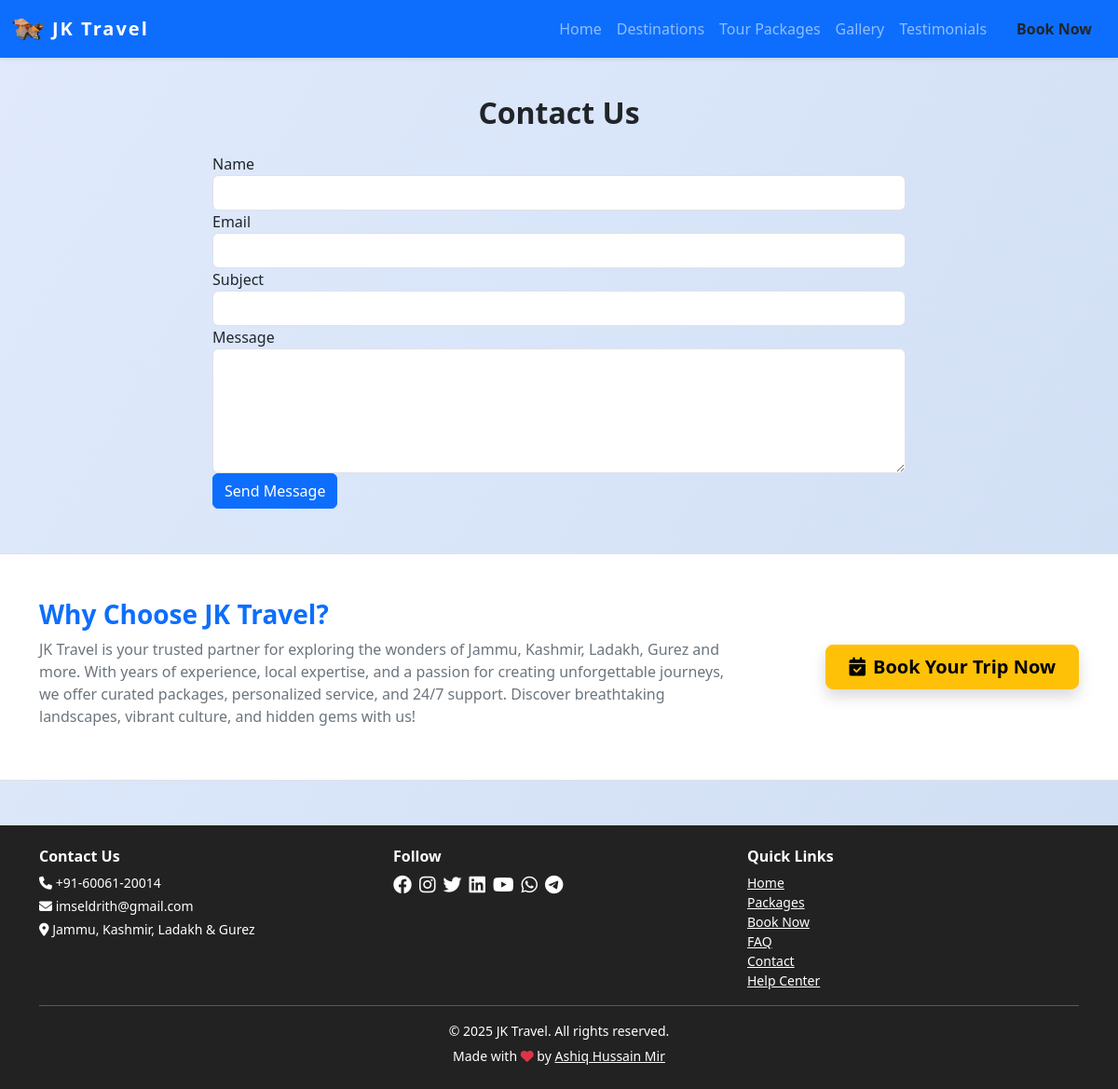
The app's page /contact with its own data.
### models.py (models this page shows, shortened)
class SiteSettings(db.Model):
    id = db.Column(db.Integer, primary_key=True)
    site_name = db.Column(db.String(120), default='JKLG Travel')
    site_title = db.Column(db.String(200), default='JKLG Travel - Explore Jammu, Kashmir, Ladakh & Gurez')
    logo = db.Column(db.String(200))
    phone = db.Column(db.String(30), default='+91-12345-67890')
    email = db.Column(db.String(120), default='info@jklgtravel.com')
    address = db.Column(db.String(200), default='Jammu, Kashmir, Ladakh & Gurez')
    facebook = db.Column(db.String(120))  # Username only
    instagram = db.Column(db.String(120))  # Username only
    twitter = db.Column(db.String(120))  # Username only
    linkedin = db.Column(db.String(120))  # Username only
    youtube = db.Column(db.String(120))  # Channel/user ID only
    whatsapp = db.Column(db.String(30))  # Number only
    telegram = db.Column(db.String(120))  # Username only
    meta_description = db.Column(db.String(300))
    about = db.Column(db.Text)
    google_analytics_id = db.Column(db.String(32))
    show_facebook = db.Column(db.Boolean, default=True)
    show_instagram = db.Column(db.Boolean, default=True)
    show_twitter = db.Column(db.Boolean, default=True)
    show_linkedin = db.Column(db.Boolean, default=True)
    show_youtube = db.Column(db.Boolean, default=True)
    show_whatsapp = db.Column(db.Boolean, default=True)
    show_telegram = db.Column(db.Boolean, default=True)
    hero_title = db.Column(db.String(200), default='Discover Jammu, Kashmir, Ladakh & Gurez')
    hero_subtitle = db.Column(db.String(300), default='Unforgettable journeys, breathtaking landscapes, and curated experiences await you.')
    hero_bg_image = db.Column(db.String(200), default='hero_default.jpg')  # New field for background image
    hero_slides = db.Column(db.Text)  # JSON: [{"title":..., "subtitle":..., "image":..., "animation_title":..., "animation_subtitle":...}, ...]
    hero_slide_interval = db.Column(db.Integer, default=5)  # Interval in seconds for hero carousel

### views.py (the view, shortened to what this page needs)
@main.route('/contact', methods=['GET', 'POST'])
def contact():
    from models import SupportTicket
    return render_template('contact.html')

### app.py (called while the page is built)
@app.context_processor
def inject_now():
    return {'now': datetime.now()}

### views.py (called while the page is built)
@main.context_processor
def inject_site_settings():
    settings = SiteSettings.query.first()
    return dict(site_settings=settings)

### templates/contact.html (shortened to what this page needs)
{% extends 'base.html' %}
{% block content %}
<h2 class="section-title text-center">Contact Us</h2>
<form method="post" class="col-md-8 offset-md-2 mt-4 mb-5">
  <div class="form-group">
    <label for="name">Name</label>
    <input type="text" class="form-control" id="name" name="name" required>
  </div>
  <div class="form-group">
    <label for="email">Email</label>
    <input type="email" class="form-control" id="email" name="email" required>
  </div>
  <div class="form-group">
    <label for="subject">Subject</label>
    <input type="text" class="form-control" id="subject" name="subject" required>
  </div>
  <div class="form-group">
    <label for="message">Message</label>
    <textarea class="form-control" id="message" name="message" rows="5" required></textarea>
  </div>
  <button type="submit" class="btn btn-primary">Send Message</button>
</form>
{% endblock %}

### templates/base.html (shortened to what this page needs)
<!DOCTYPE html>
<html lang="en">
<head>
    <link rel="stylesheet" href="https://cdn.jsdelivr.net/npm/bootstrap@5.3.0/dist/css/bootstrap.min.css">
    <link rel="stylesheet" href="https://cdnjs.cloudflare.com/ajax/libs/font-awesome/6.4.0/css/all.min.css">
</head>
<body>
    <nav class="navbar navbar-expand-lg navbar-dark bg-primary shadow-sm">
        <div class="container-fluid">
            <a class="navbar-brand d-flex align-items-center gap-2" href="/">
                {% if site_settings and site_settings.logo %}
                    <img src="{{ url_for('static', filename='uploads/' ~ site_settings.logo) }}" alt="Logo" style="height:36px; width:auto; border-radius:6px;">
                {% else %}
                    <i class="fa fa-mountain-sun fa-lg"></i>
                {% endif %}
                {{ site_settings.site_name if site_settings and site_settings.site_name else 'JKLG Travel' }}
            </a>
            <div class="collapse navbar-collapse" id="navbarNav">
                <ul class="navbar-nav ms-auto">
                    <li class="nav-item"><a class="nav-link" href="/">Home</a></li>
                    <li class="nav-item"><a class="nav-link" href="/places">Destinations</a></li>
                    <li class="nav-item"><a class="nav-link" href="/packages">Tour Packages</a></li>
                    <li class="nav-item"><a class="nav-link" href="/gallery">Gallery</a></li>
                    <li class="nav-item"><a class="nav-link" href="/testimonials">Testimonials</a></li>
                    <li class="nav-item"><a class="nav-link btn btn-warning text-dark ms-2 px-3 fw-bold" href="/book">Book Now</a></li>
                </ul>
            </div>
        </div>
    </nav>
    <div class="container mt-4">
        {% block content %}{% endblock %}
    </div>
    <section class="about-website-section py-4 py-md-5 bg-white border-top border-bottom">
        <div class="container">
            <div class="row align-items-center justify-content-center text-center text-md-start">
                <div class="col-12 col-md-8 mb-3 mb-md-0">
                    <h3 class="fw-bold text-primary mb-2">Why Choose {{ site_settings.site_name }}?</h3>
                    <p class="mb-2 text-secondary">{{ site_settings.site_name }} is your trusted partner for exploring the wonders of Jammu, Kashmir, Ladakh, Gurez and more. With years of experience, local expertise, and a passion for creating unforgettable journeys, we offer curated packages, personalized service, and 24/7 support. Discover breathtaking landscapes, vibrant culture, and hidden gems with us!</p>
                </div>
                <div class="col-12 col-md-4 d-flex justify-content-center justify-content-md-end">
                    <a href="/book" class="btn btn-lg btn-warning fw-bold shadow px-4 py-2"><i class="fa fa-calendar-check me-2"></i>Book Your Trip Now</a>
                </div>
            </div>
        </div>
    </section>
    <footer class="footer text-center mt-5">
        <div class="container">
            <div class="row mb-2 gy-3 text-center text-md-start justify-content-center">
                <div class="col-12 col-sm-6 col-lg-4 mb-2 mb-lg-0">
                    <h6 class="fw-bold">Contact Us</h6>
                    <p class="mb-1 small"><i class="fa fa-phone"></i> {{ site_settings.phone if site_settings and site_settings.phone else '+91-12345-67890' }}</p>
                    <p class="mb-1 small"><i class="fa fa-envelope"></i> {{ site_settings.email if site_settings and site_settings.email else 'info@jklgtravel.com' }}</p>
                    <p class="mb-1 small"><i class="fa fa-map-marker-alt"></i> {{ site_settings.address if site_settings and site_settings.address else 'Jammu, Kashmir, Ladakh & Gurez' }}</p>
                </div>
                <div class="col-12 col-sm-6 col-lg-4 mb-2 mb-lg-0">
                    <h6 class="fw-bold">Follow</h6>
                    <div class="d-flex flex-wrap justify-content-center justify-content-lg-start gap-2 mb-3">
                        {% if site_settings and site_settings.facebook and site_settings.show_facebook %}
                            <a href="https://facebook.com/{{ site_settings.facebook }}" class="text-white"><i class="fab fa-facebook fa-lg"></i></a>
                        {% endif %}
                        {% if site_settings and site_settings.instagram and site_settings.show_instagram %}
                            <a href="https://instagram.com/{{ site_settings.instagram }}" class="text-white"><i class="fab fa-instagram fa-lg"></i></a>
                        {% endif %}
                        {% if site_settings and site_settings.twitter and site_settings.show_twitter %}
                            <a href="https://x.com/{{ site_settings.twitter }}" class="text-white"><i class="fab fa-twitter fa-lg"></i></a>
                        {% endif %}
                        {% if site_settings and site_settings.linkedin and site_settings.show_linkedin %}
                            <a href="https://linkedin.com/in/{{ site_settings.linkedin }}" class="text-white"><i class="fab fa-linkedin fa-lg"></i></a>
                        {% endif %}
                        {% if site_settings and site_settings.youtube and site_settings.show_youtube %}
                            <a href="https://youtube.com/{{ site_settings.youtube }}" class="text-white"><i class="fab fa-youtube fa-lg"></i></a>
                        {% endif %}
                        {% if site_settings and site_settings.whatsapp and site_settings.show_whatsapp %}
                            <a href="https://wa.me/{{ site_settings.whatsapp }}" class="text-white"><i class="fab fa-whatsapp fa-lg"></i></a>
                        {% endif %}
                        {% if site_settings and site_settings.telegram and site_settings.show_telegram %}
                            <a href="https://t.me/{{ site_settings.telegram }}" class="text-white"><i class="fab fa-telegram fa-lg"></i></a>
                        {% endif %}
                    </div>
                </div>
                <div class="col-12 col-sm-6 col-lg-4 mb-2 mb-lg-0">
                    <h6 class="fw-bold mt-3 mt-sm-0">Quick Links</h6>
                    <div class="d-flex flex-wrap justify-content-center justify-content-lg-start gap-2 gap-lg-0 flex-column flex-lg-column align-items-center align-items-lg-start">
                        <a href="/" class="d-block text-white small">Home</a>
                        <a href="/packages" class="d-block text-white small">Packages</a>
                        <a href="/book" class="d-block text-white small">Book Now</a>
                        <a href="/faq" class="d-block text-white small">FAQ</a>
                        <a href="/contact" class="d-block text-white small">Contact</a>
                        <a href="/help" class="d-block text-white small">Help Center</a>
                    </div>
                </div>
            </div>
            <hr class="bg-light">
            <p class="mb-1 small">&copy; {{ now.year }} {{ site_settings.site_name if site_settings and site_settings.site_name else 'JKLG Travel Agency' }}. All rights reserved.</p>
            <small>Made with <i class="fa fa-heart text-danger"></i> by <a href="https://github.com/mir-ashiq">Ashiq Hussain Mir</a></small>
        </div>
    </footer>
</body>
</html>

### templates/base.html (style rules this page uses)
body { background: linear-gradient(120deg, #e0eafc, #cfdef3 100%); min-height: 100vh; }
.navbar-brand { font-weight: bold; letter-spacing: 2px; }
.section-title { margin-top: 40px; margin-bottom: 24px; font-weight: 700; }
.footer { background: #222; color: #fff; padding: 24px 0; margin-top: 48px; }
.footer a { color: #fff; text-decoration: underline; }

### records on screen
SiteSettings: logo (picture), site_name "JK Travel", phone "+91-60061-20014", email "imseldrith@gmail.com", address "Jammu, Kashmir, Ladakh & Gurez"
